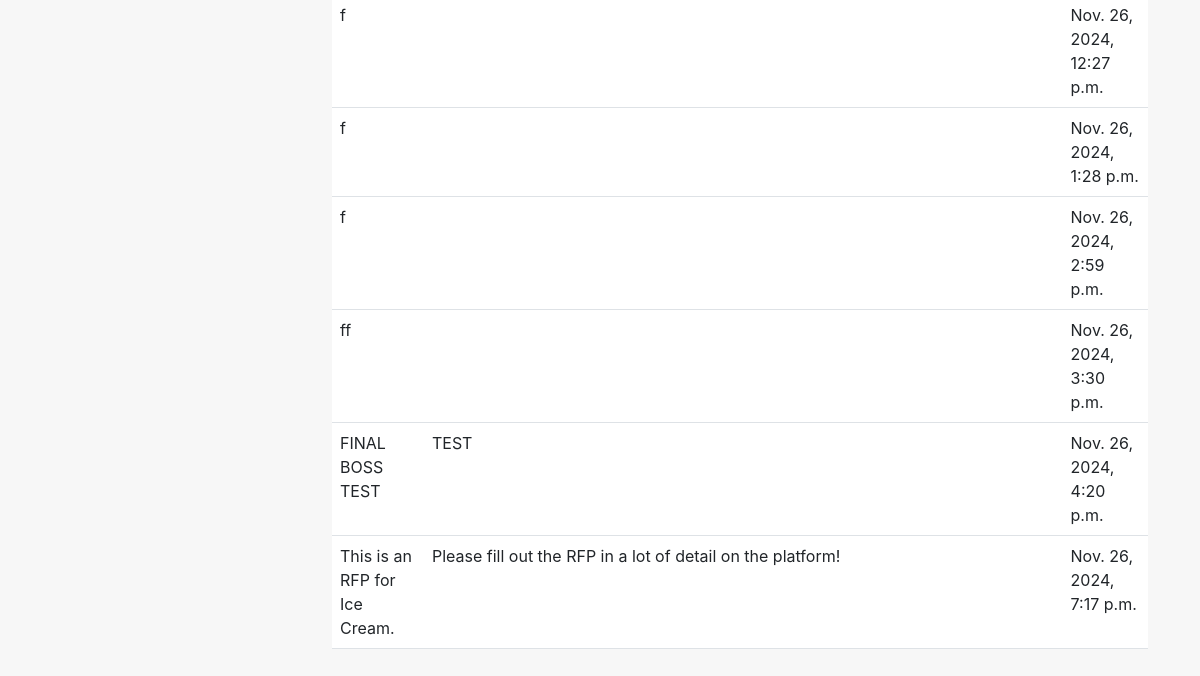
Page /procurement01/rfps/ (signed in, lower part) on the earlier database version.
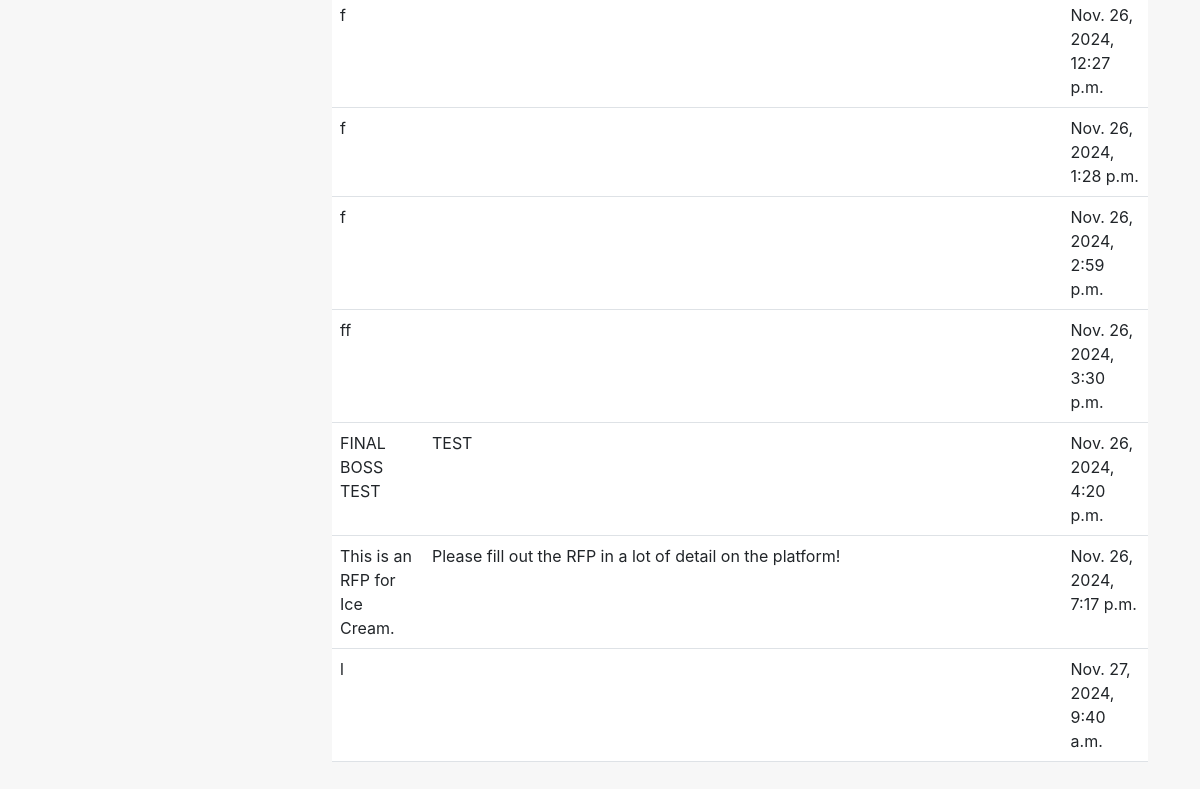
Same page on the later database version.
### procurement01/models.py (models this page shows, shortened)
class RFP(models.Model):
    title = models.CharField(max_length=255)
    description = models.TextField(blank = True)
    created_at = models.DateTimeField(auto_now_add=True)
    updated_at = models.DateTimeField(auto_now=True)
    deleted_at = models.DateTimeField(null=True, blank=True)

### procurement01/views.py (the view)
# urls.py: path('rfps/', views.rfp_list_view, name='rfp_list'),
@login_required
def rfp_list_view(request):
    rfps = RFP.objects.all()  # You might want to filter by the user's company if needed
    return render(request, 'procurement01/rfp_list.html', {'rfps': rfps})

### procurement01/templates/procurement01/rfp_list.html (shortened to what this page needs)
{% extends 'procurement01/layout.html' %}
{% block content %}
<table class="table">
    <tbody>
        {% for rfp in rfps %}
            <tr class="clickable-row" data-href="{% url 'rfp_detail' rfp.id %}">
                <td>{{ rfp.title }}</td>
                <td>{{ rfp.description }}</td>
                <td>{{ rfp.created_at }}</td>
            </tr>
        {% empty %}
        <tr>
            <td colspan="3">No RFPs available.</td>
        </tr>
        {% endfor %}
    </tbody>
</table>
{% endblock %}

Differences in the rows shown:
added RFP: title "l", created_at "Nov. 27, 2024, 9:40 a.m."
